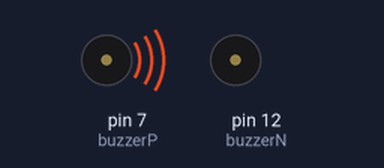
The sketch below on a simulated Arduino Uno, built with avr-gcc and run on an emulated ATmega328P. Shown: buzzer (waves = sounding, pin HIGH).

Above: at 0.1 s.
Timing chart, 0 to 1.6 s (numbered marks = the images above):
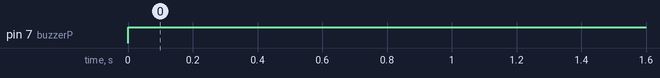

The sketch:

listing8_8.ino
```cpp
int buzzerP = 7;
int buzzerN = 12;

void setup() {
  pinMode(buzzerP, OUTPUT);
  pinMode(buzzerN, OUTPUT);
}

void loop() {
  digitalWrite(buzzerP, HIGH);
  digitalWrite(buzzerN, LOW);
}
```

Measured:
- by itself, pin 7 (buzzerP): LOW → HIGH at 0.00 s
